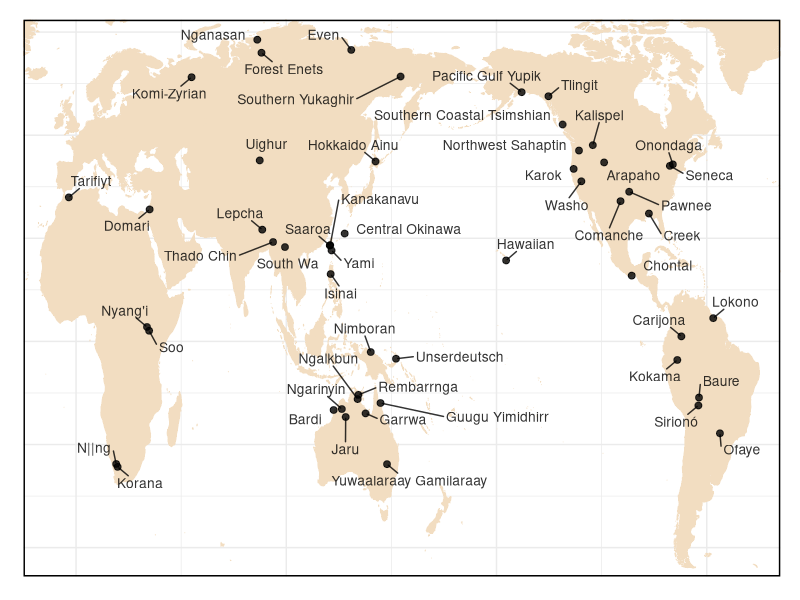
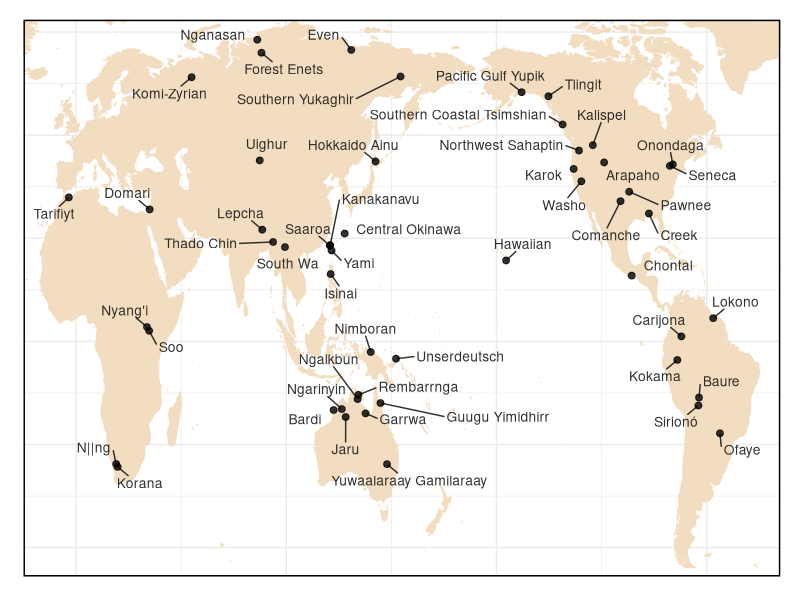

Generate these figures, in order, with R: (Note: this script raises an error after producing the figures.)
#' Plots GATA
#' D E Blasi

#' Load libraries
require(tidyverse)
require(ggrepel)

# Map needs ggplot-version previous to 3.4
# install.packages("https://cran.r-project.org/src/contrib/Archive/ggplot2/ggplot2_3.3.6.tar.gz", type="source")


#' Load data ("languages" is actually a csv...)
gata<-read_csv("../raw/gata_raw.csv")
lgs<-read_csv("../cldf/languages.csv")
parameters<-read_csv("../cldf/parameters.csv")

gata<-left_join(gata,parameters,by=c("Parameter_ID"="Shortname"))

#' Map

#' Shift coordinates to accommodate a Pacific-centered view
lgs$Longitude<-sapply(lgs$Longitude,function(x) ifelse(x<(-25),x + 360,x))

#' Produce maps
world <- map_data('world', interior=F, wrap=c(-25,335), ylim=c(-54,79))

gata_map <- ggplot()+
  theme_bw()+ 
  scale_y_continuous(expand = c(0,0),limits = c(-57,78)) + 
  scale_x_continuous(expand = c(0,0)) + 
  theme(panel.border = element_rect(size=1,color="black"),
        panel.background = element_rect(),
        plot.title = element_text(size=26,hjust=0.7),
        plot.subtitle = element_text(size=16),
        axis.line = element_blank(),
        axis.text.x = element_blank(),  
        axis.text.y = element_blank(),  
        axis.ticks = element_blank(),  
        axis.title.x = element_blank(),  
        axis.title.y = element_blank(),
        legend.position = c(0.62,0.3),
        legend.title = element_text(face="bold",size=20),
        legend.text = element_text(size=16),
        plot.margin=margin(0.5,0.5,0.5,0.5,unit="cm"),
        legend.key.height = unit(6,"mm"),
        legend.background = element_rect(fill="white",color="black"))+
  geom_polygon(data=world,
               aes(x=long,y=lat,group=group),
               colour="#F2DDC1",size=0.2, fill="#F2DDC1")+
  geom_point(data=lgs, 
                  aes(x=Longitude, 
                      y=Latitude),
                  color="black",
                  size=2,
                  alpha=0.8)+
  geom_text_repel(data=lgs, 
             aes(x=Longitude, 
                 y=Latitude,
                 label=Name),
             color="black",
             size=3.5,
             box.padding=0.5,
             max.overlaps=99,
             alpha=0.8)
gata_map
ggsave("plot_gata_map.pdf", gata_map)

#' Time interval density
plyr::ddply(gata,"Language_ID",function(x) abs(diff(unique(x$Year)))) %>%
  ggplot(aes(x=V1,fill=..density..))+
  geom_histogram(bins=20)+
  labs(x="Years between grammars",y="")+
  theme_minimal()+
  theme(axis.title =element_text(size=15),
        axis.text.x = element_text(size=15),
        axis.text.y = element_blank(),
        legend.position = "none",
        plot.background = element_rect(),
        panel.background = element_rect(),
        legend.background = element_rect(fill="white",color="black"),
        plot.margin=margin(0.5,0.5,0.5,0.5,unit="cm"))+
  scale_fill_gradient(low="#4C3F91",high="#FF5677")+
  scale_x_continuous(expand = c(0,0))+
  scale_y_continuous(expand=c(0,0))

ggsave("plot_gata_intervals.pdf",width = 6,height=2.5)

#' Data coverage
gata %>% plyr::ddply("Category",function(x) data.frame(Value=c(1-sum(is.na(x$Value)/nrow(x)),sum(is.na(x$Value))/nrow(x)),
                                                       Type=c("Attested","Not attested"))) %>%
  ggplot(aes(x="",y=Value,fill=Type))+
    geom_col()+
    coord_polar(theta="y")+
    facet_wrap(~Category)+
  theme_minimal()+
  theme(axis.text = element_blank(),
        legend.position = "bottom",
        legend.title = element_blank(),
        legend.text = element_text(size=16),
        panel.grid = element_blank(),
        strip.text = element_text(size=12),
        plot.background = element_rect(color="white"))+
  scale_fill_manual(values=c("#09015F","#AF0069"))+
  labs(x="",y="")

ggsave("plot_gata_coverage.pdf",width=9,height=6)

#' Show change
gata_change<-gata %>% 
  plyr::ddply(c("Language_ID","Parameter_ID","Category"),
              function(x) data.frame(Interval=abs(diff(unique(x$Year))),
                                     Difference=ifelse(anyNA(x$Value),NA,
                                                       ifelse(length(unique(x$Value))==1,0,1))))

gata_change %>%
  ggplot(aes(y=Difference,x=Interval))+
  geom_point(size=2,alpha=0.7,color="#00A19D")+
  geom_smooth(se=F,size=3,color="#99DDCC")+
  theme_minimal()+
  facet_wrap(~Category)+
  theme(legend.position = "none",
        panel.background = element_rect(color="black"),
        strip.text = element_text(size=15),
        axis.text = element_text(size=12),
        axis.title = element_text(size=15),
        plot.background = element_rect(color="white"))+
  scale_y_continuous(breaks=c(0,0.5,1),
                     expand=c(0.05,0.05))+
  labs(x="Years between grammars",
       y="Change")

ggsave("plot_gata_change.pdf",width=9,height=6)
